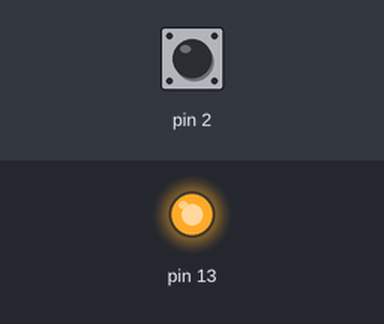
Recording of a sketch running on a simulated Arduino Uno, built with avr-gcc and run on an emulated ATmega328P. Parts: output pins drawn as LEDs (lit = HIGH). The test bench sets the inputs (shaded band); at power-on: pin 2 HIGH.

Above: at 1.2 s.
1.3 s: pin 2 pulled LOW for 0.15 s
At 1.37 s:
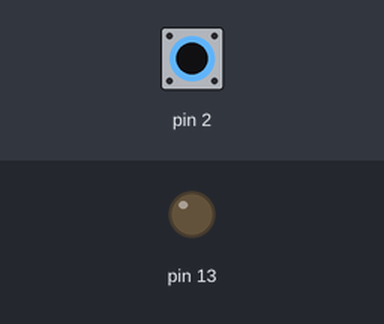
2.9 s: pin 2 pulled LOW for 3.2 s
At 7.2 s:
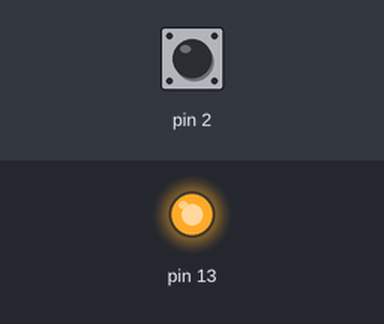
Timing chart, 0 to 8.7 s (numbered marks = the images above; inputs shaded):
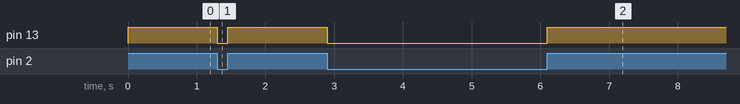

The sketch:

Bolum5InputPullup.ino
```cpp
void setup() {
pinMode(2,INPUT_PULLUP);
pinMode(13,OUTPUT);
}

void loop() {

digitalWrite(13,digitalRead(2));
}
```

Measured:
- after the input at 1.3 s, pin 13: HIGH → LOW at once, → HIGH 0.15 s later
- after the input at 2.9 s, pin 13: HIGH → LOW at once, → HIGH 3.2 s later
